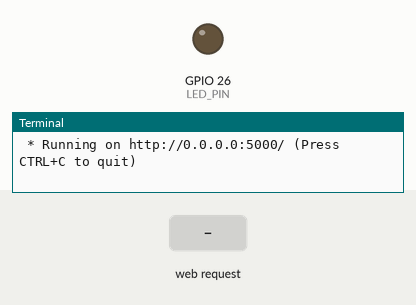
This program was run on a simulated Raspberry Pi (BCM pin numbers). Shown: output pins drawn as LEDs (lit = HIGH), the last lines printed to the terminal. The test bench sets the inputs (shaded band). The clock reads 2024-03-15 10:24:30 at power-on unless the program sets it.

Above: at 1.2 s.
1.3 s: HTTP request for /led/on received
At 1.7 s:
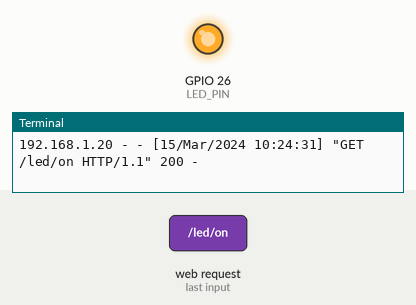
4.3 s: HTTP request for /led/off received
At 5.2 s:
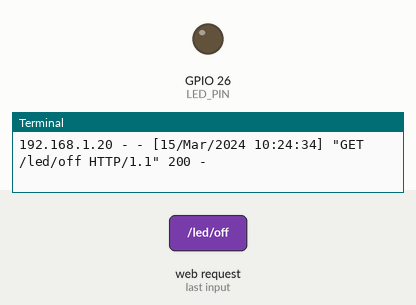
Timing chart, 0 to 7.3 s (numbered marks = the images above; inputs shaded):
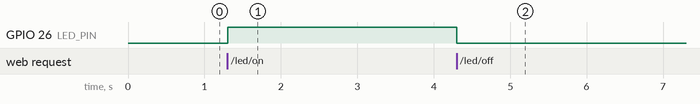

Measured:
- after the input at 1.3 s, GPIO 26 (LED_PIN): LOW → HIGH at once
- after the input at 4.3 s, GPIO 26 (LED_PIN): HIGH → LOW at once

The program:

flask_led.py
```python
from flask import Flask
import RPi.GPIO as GPIO

LED_PIN = 26
#Flask 객체 생성
#__name__은 파일명
app = Flask(__name__)
GPIO.setmode(GPIO.BCM)
GPIO.setup(LED_PIN, GPIO.OUT)

#라우팅을 위한 뷰 함수
@app.route("/")
def hello_world():
    return '''
    <h1>Hello, Flask</h1>
    <a href = "/led/on"><h1>LED ON</h1></a>
    <a href = "/led/off"><h1>LED OFF</h1></a>
    '''
@app.route("/led/<op>")
def led_op(op):
    if op == "on":
        GPIO.output(LED_PIN, GPIO.HIGH)
        return '''
        <h1>LED ON</h1>
        <a href="/"><h1>Go Home</h1></a>
        '''
    elif op =="off":
        GPIO.output(LED_PIN, GPIO.LOW)
        return '''
        <h1>LED OFF</h1>
        <a href="/"><h1>Go Home</h1></a>
        '''

#터미널에서 직접 실행시킨 경우
if __name__ == "__main__":
    try:
        app.run(host="0.0.0.0")
    finally:
        GPIO.cleanup()
```
